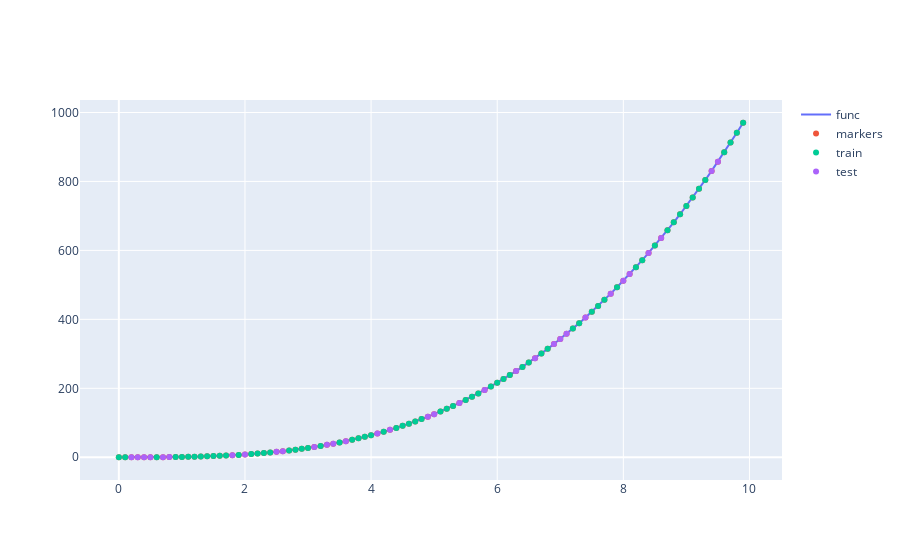

Here is the notebook cell this chart was saved with:
### Code cell
from sklearn.model_selection import train_test_split

X_train, X_test, y_train, y_test = train_test_split(X, noisy, test_size=.33, random_state=26)
fig.add_trace(go.Scatter(x=X_train, y=y_train, mode='markers', name='train'))
fig.add_trace(go.Scatter(x=X_test, y=y_test, mode='markers', name='test'))

fig.show()
